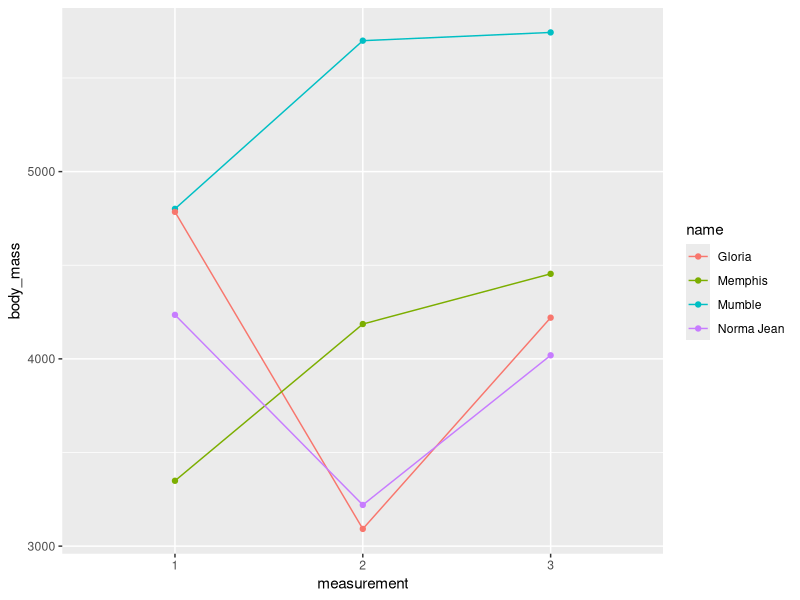

The R source for this figure:
(.packages())

library(tidyverse)

penguins_madeup_wide <- tribble(
  ~name,        ~sex,     ~tap_dance, ~body_mass_1, ~body_mass_2, ~body_mass_3, 
  "Mumble",     "male",   TRUE,       4801,         5699,         5743,         
  "Gloria",     "female", FALSE,      4785,         3092,         4220,         
  "Memphis",    "male",   FALSE,      3349,         4186,         4454,         
  "Norma Jean", "female", FALSE,      4235,         3220,         4019        
)

penguins_madeup_wide
## # A tibble: 12 x 5
##    name       sex    tap_dance measurement body_mass
##    <chr>      <chr>  <lgl>     <chr>           <dbl>
##  1 Mumble     male   TRUE      1                4801
##  2 Mumble     male   TRUE      2                5699
##  3 Mumble     male   TRUE      3                5743
##  4 Gloria     female FALSE     1                4785
##  5 Gloria     female FALSE     2                3092
##  6 Gloria     female FALSE     3                4220
##  7 Memphis    male   FALSE     1                3349
##  8 Memphis    male   FALSE     2                4186
##  9 Memphis    male   FALSE     3                4454
## 10 Norma Jean female FALSE     1                4235
## 11 Norma Jean female FALSE     2                3220
## 12 Norma Jean female FALSE     3                4019

#Great visual for understanding pivot_longer and pivot_wider
#https://www.dropbox.com/s/a6o75zj443b2rv3/tidyr-longer-wider-modified.gif?dl=0

penguins_madeup_wide %>%
  pivot_longer(
    cols = starts_with("body_mass"),
    names_to = "measurement",
    values_to = "body_mass"
  )

penguins_madeup_long <- penguins_madeup_wide %>%
  pivot_longer(
    cols = starts_with("body_mass"),
    names_to = "measurement",
    names_prefix = "body_mass_",
    values_to = "body_mass"
  )
penguins_madeup_long

penguins_madeup_long %>%
  ggplot(aes(x=measurement, y=body_mass, 
             group=name, color=name)) +
  geom_point() +
  geom_line()
